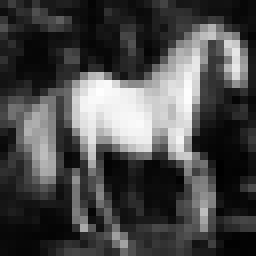
#> input picture CaiLiaoCode/13_horse.png, 32 x 32 px (shown 8 times larger); its folder holds 2 pictures in this run
$ python 'Lena_convolution_第二波.py'   (older library calls are emulated)
#> lines starting #> are read from the running program, lines starting #| are printed output that depends on the picture; long printed decimals are rounded; pictures that were not available may be replaced by others from this repository, and a replacement may not be noted
import os
import cv2
import numpy as np
import matplotlib.pyplot as plt
from skimage.metrics import structural_similarity as ssim


def process_one_img(image_path, output_folder):
#> called with image_path = 'C:\\Yan3\\与材料学院合作\\第二波\\COCO/13_horse.png', output_folder = 'C:\\Yan3\\与材料学院合作\\第二波\\Output\\CoCo'
    class_name = image_path.split('\\')[-1].split('.')[0]
    # 读取灰度图像
    # img = cv2.imread(image_path, cv2.IMREAD_GRAYSCALE)
    img = cv2.imdecode(np.fromfile(image_path, dtype=np.uint8), cv2.IMREAD_GRAYSCALE)
#> img is the input picture: shape (32, 32); min 0, max 254, mean 73.6


    # 自定义 Sobel 卷积核
    sobel_kernel_x = np.array([[1, 0, -1],
                            [1, 0, -1],
                            [1, 0, -1]], dtype=np.float32)

    sobel_kernel_y = np.array([[1, 1, 1],
                            [0, 0, 0],
                            [-1, -1, -1]], dtype=np.float32)

    # 使用自定义卷积核计算梯度
    sobelx = cv2.filter2D(img, cv2.CV_64F, sobel_kernel_x)
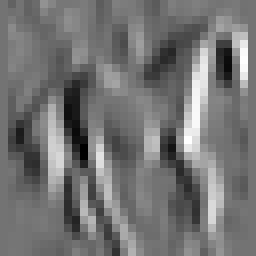
#> sobelx: shape (32, 32) float64 (shown 8 times larger); min -509, max 611, mean 0.1; drawn with min black and max white
    sobely = cv2.filter2D(img, cv2.CV_64F, sobel_kernel_y)
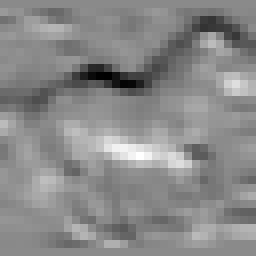
#> sobely: shape (32, 32) float64 (shown 8 times larger); min -634, max 537, mean -2.2; drawn with min black and max white

    # 分别计算 x 和 y 梯度，取加权和
    # slbelxy = cv2.addWeighted(sobelx, 0.5, sobely, 0.5, 0)

    # 输出统计信息
    print(f"Min value: {sobelx.min()}, Max value: {sobelx.max()}")
#| Min value: -509.0, Max value: 611.0
    print(f"Mean value: {sobelx.mean()}, Std Dev: {sobelx.std()}")
#| Mean value: 0.1172, Std Dev: 167.564

    # 手动裁剪掉边缘像素 (适配无填充输出尺寸)
    crop_size = 1  # 卷积核大小为 3x3 时，每边裁剪 (3-1)/2 = 1 像素
    sobelx_cropped = sobelx[crop_size:-crop_size, crop_size:-crop_size]
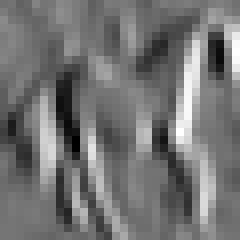
#> sobelx_cropped: shape (30, 30) float64 (shown 8 times larger); min -509, max 611, mean 0; drawn with min black and max white
    sobely_cropped = sobely[crop_size:-crop_size, crop_size:-crop_size]
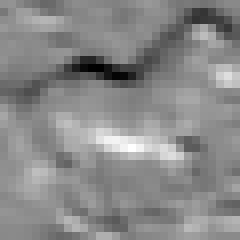
#> sobely_cropped: shape (30, 30) float64 (shown 8 times larger); min -634, max 537, mean -2.7; drawn with min black and max white


    # 将结果归一化到 0-255 范围
    normalized_sobelx = cv2.normalize(sobelx_cropped, None, 0, 255, cv2.NORM_MINMAX, cv2.CV_8U)
    normalized_sobely = cv2.normalize(sobely_cropped, None, 0, 255, cv2.NORM_MINMAX, cv2.CV_8U)

    # # 将结果归一化到 0-255 范围
    # normalized_sobelx = cv2.normalize(sobelx, None, 0, 255, cv2.NORM_MINMAX, cv2.CV_8U)
    # normalized_sobely = cv2.normalize(sobely, None, 0, 255, cv2.NORM_MINMAX, cv2.CV_8U)
    # normalized_slbelz = cv2.normalize(sobelz, None, 0, 255, cv2.NORM_MINMAX, cv2.CV_8U)

    # 保存到指定文件夹
    output_path_1 = os.path.join(output_folder, f"{class_name}_kernel_1.png")
    output_path_2 = os.path.join(output_folder, f"{class_name}_kernel_2.png")

    # cv2.imwrite(output_path_1, normalized_sobelx)
    # cv2.imwrite(output_path_2, normalized_sobely)
    _, buf1 = cv2.imencode('.png', normalized_sobelx)
#> buf1 = 971 values, max 255 at index 356, min 0 at index 8, mean 125.3
    _, buf2 = cv2.imencode('.png', normalized_sobely)
#> buf2 = 798 values, max 255 at index 192, min 0 at index 8, mean 116.9
    buf1.tofile(output_path_1)
    buf2.tofile(output_path_2)


    print(f'{class_name} finished!')

if __name__ == '__main__':
    # img_path = "D:\SoftWare\BaiduNetdisk\BaiduNetdiskDownload\cifar_png\cifar\\test\\13_horse.png"
    # img_path = "D:\SoftWare\BaiduNetdisk\BaiduNetdiskDownload\cifar_png\cifar\\test\\10_airplane.png"
    # img_path = r"C:\\Yan3\\Algorithm-version2\\CaiLiaoCode\\13_horse.png"
    input_folder = r"C:\Yan3\与材料学院合作\第二波\COCO"
    output_folder = r"C:\Yan3\与材料学院合作\第二波\Output\CoCo"
    os.makedirs(output_folder, exist_ok=True)
    imgs = os.listdir(input_folder)
    for img in imgs:
        img_path = os.path.join(input_folder, img)
        process_one_img(image_path=img_path, output_folder=output_folder)
